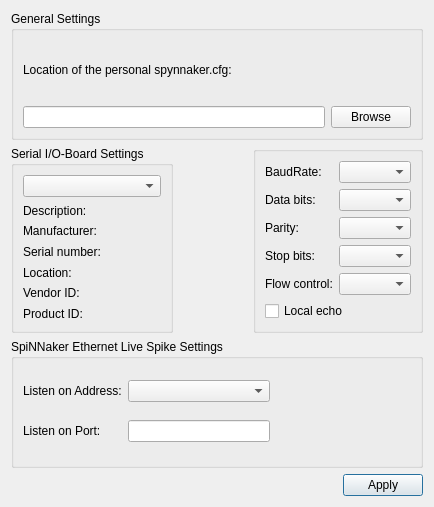
<?xml version="1.0" encoding="UTF-8"?>
<ui version="4.0">
 <class>SettingsDialog</class>
 <widget class="QDialog" name="SettingsDialog">
  <property name="geometry">
   <rect>
    <x>0</x>
    <y>0</y>
    <width>434</width>
    <height>507</height>
   </rect>
  </property>
  <property name="windowTitle">
   <string>Settings</string>
  </property>
  <layout class="QGridLayout" name="gridLayout_3">
   <item row="3" column="2">
    <widget class="QGroupBox" name="parametersBox">
     <property name="title">
      <string/>
     </property>
     <layout class="QGridLayout" name="gridLayout_2">
      <item row="0" column="0">
       <widget class="QLabel" name="baudRateLabel">
        <property name="text">
         <string>BaudRate:</string>
        </property>
       </widget>
      </item>
      <item row="0" column="1">
       <widget class="QComboBox" name="baudRateBox"/>
      </item>
      <item row="1" column="0">
       <widget class="QLabel" name="dataBitsLabel">
        <property name="text">
         <string>Data bits:</string>
        </property>
       </widget>
      </item>
      <item row="1" column="1">
       <widget class="QComboBox" name="dataBitsBox"/>
      </item>
      <item row="2" column="0">
       <widget class="QLabel" name="parityLabel">
        <property name="text">
         <string>Parity:</string>
        </property>
       </widget>
      </item>
      <item row="3" column="1">
       <widget class="QComboBox" name="stopBitsBox"/>
      </item>
      <item row="3" column="0">
       <widget class="QLabel" name="stopBitsLabel">
        <property name="text">
         <string>Stop bits:</string>
        </property>
       </widget>
      </item>
      <item row="2" column="1">
       <widget class="QComboBox" name="parityBox"/>
      </item>
      <item row="4" column="0">
       <widget class="QLabel" name="flowControlLabel">
        <property name="text">
         <string>Flow control:</string>
        </property>
       </widget>
      </item>
      <item row="4" column="1">
       <widget class="QComboBox" name="flowControlBox"/>
      </item>
      <item row="5" column="0" colspan="2">
       <widget class="QCheckBox" name="localEchoCheckBox">
        <property name="text">
         <string>Local echo</string>
        </property>
        <property name="checked">
         <bool>false</bool>
        </property>
       </widget>
      </item>
     </layout>
    </widget>
   </item>
   <item row="4" column="0" colspan="3">
    <widget class="QGroupBox" name="additionalOptionsGroupBox">
     <property name="title">
      <string>SpiNNaker Ethernet Live Spike Settings</string>
     </property>
     <layout class="QGridLayout" name="gridLayout_4">
      <item row="1" column="2">
       <widget class="QLineEdit" name="liveSpikePortEdit"/>
      </item>
      <item row="1" column="0">
       <widget class="QLabel" name="label">
        <property name="text">
         <string>Listen on Port:</string>
        </property>
       </widget>
      </item>
      <item row="0" column="2">
       <widget class="QComboBox" name="liveSpikeAddressBox"/>
      </item>
      <item row="0" column="0">
       <widget class="QLabel" name="label_2">
        <property name="text">
         <string>Listen on Address:</string>
        </property>
       </widget>
      </item>
      <item row="0" column="3">
       <spacer name="horizontalSpacer_2">
        <property name="orientation">
         <enum>Qt::Horizontal</enum>
        </property>
        <property name="sizeHint" stdset="0">
         <size>
          <width>40</width>
          <height>20</height>
         </size>
        </property>
       </spacer>
      </item>
      <item row="1" column="3">
       <spacer name="horizontalSpacer_3">
        <property name="orientation">
         <enum>Qt::Horizontal</enum>
        </property>
        <property name="sizeHint" stdset="0">
         <size>
          <width>40</width>
          <height>20</height>
         </size>
        </property>
       </spacer>
      </item>
     </layout>
    </widget>
   </item>
   <item row="3" column="0">
    <widget class="QGroupBox" name="selectBox">
     <property name="title">
      <string>Serial I/O-Board Settings</string>
     </property>
     <layout class="QGridLayout" name="gridLayout">
      <item row="0" column="0">
       <widget class="QComboBox" name="serialPortInfoListBox"/>
      </item>
      <item row="1" column="0">
       <widget class="QLabel" name="descriptionLabel">
        <property name="text">
         <string>Description:</string>
        </property>
       </widget>
      </item>
      <item row="2" column="0">
       <widget class="QLabel" name="manufacturerLabel">
        <property name="text">
         <string>Manufacturer:</string>
        </property>
       </widget>
      </item>
      <item row="3" column="0">
       <widget class="QLabel" name="serialNumberLabel">
        <property name="text">
         <string>Serial number:</string>
        </property>
       </widget>
      </item>
      <item row="4" column="0">
       <widget class="QLabel" name="locationLabel">
        <property name="text">
         <string>Location:</string>
        </property>
       </widget>
      </item>
      <item row="5" column="0">
       <widget class="QLabel" name="vidLabel">
        <property name="text">
         <string>Vendor ID:</string>
        </property>
       </widget>
      </item>
      <item row="6" column="0">
       <widget class="QLabel" name="pidLabel">
        <property name="text">
         <string>Product ID:</string>
        </property>
       </widget>
      </item>
     </layout>
    </widget>
   </item>
   <item row="5" column="0" colspan="3">
    <layout class="QHBoxLayout" name="horizontalLayout">
     <item>
      <spacer name="horizontalSpacer">
       <property name="orientation">
        <enum>Qt::Horizontal</enum>
       </property>
       <property name="sizeHint" stdset="0">
        <size>
         <width>96</width>
         <height>20</height>
        </size>
       </property>
      </spacer>
     </item>
     <item>
      <widget class="QPushButton" name="applyButton">
       <property name="text">
        <string>Apply</string>
       </property>
      </widget>
     </item>
    </layout>
   </item>
   <item row="0" column="0" colspan="3">
    <widget class="QGroupBox" name="generalSettingsBox">
     <property name="title">
      <string>General Settings</string>
     </property>
     <layout class="QGridLayout" name="gridLayout_5">
      <item row="1" column="0">
       <widget class="QLineEdit" name="spynnakerCfgEdit"/>
      </item>
      <item row="1" column="1">
       <widget class="QPushButton" name="spynnakerCfgButton">
        <property name="text">
         <string>Browse</string>
        </property>
       </widget>
      </item>
      <item row="0" column="0">
       <widget class="QLabel" name="spynnakerCfgLabel">
        <property name="text">
         <string>Location of the personal spynnaker.cfg:</string>
        </property>
       </widget>
      </item>
     </layout>
    </widget>
   </item>
  </layout>
 </widget>
 <resources/>
 <connections/>
</ui>
